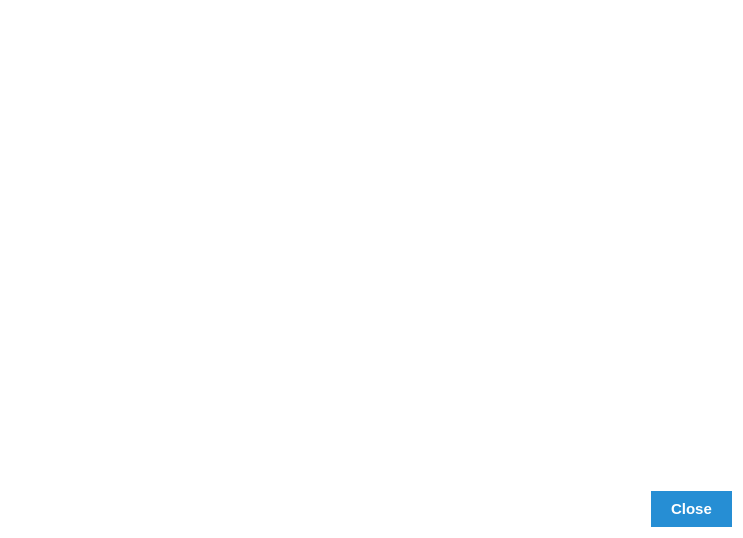
<?xml version="1.0" encoding="UTF-8"?>
<ui version="4.0">
 <class>SettingsDialog</class>
 <widget class="QDialog" name="SettingsDialog">
  <property name="geometry">
   <rect>
    <x>0</x>
    <y>0</y>
    <width>743</width>
    <height>538</height>
   </rect>
  </property>
  <property name="windowTitle">
   <string>Settings</string>
  </property>
  <property name="styleSheet">
   <string notr="true">QDialog#SettingsDialog
{
background-color: rgb(255, 255, 255);
}

QLabel
{
color: rgb(0, 0, 0);
}

QPushButton
{
color: white;
background-color: rgb(38, 142, 212);
border: 0;
padding: 10px;
font-size: 15px;
font-weight: bold;
height: 16px;
padding-left: 20px;
padding-right: 20px;
}

QPushButton:pressed
{
background-color: rgb(20, 122, 192);
}

QPushButton:disabled
{
background-color: rgb(112, 112, 112);
color: rgb(255, 255, 255);
}

QLineEdit
{
border: 1px solid rgb(46, 46, 46);
padding-left: 10px;
height: 16px;
color: rgb(0, 0, 0);
}

QLineEdit[readOnly=&quot;true&quot;]
{
background-color: rgb(230, 230, 230);
}

QLineEdit:!enabled
{
border: 1px solid rgb(180, 180, 180);
}

QCheckBox
{
color: rgb(0, 0, 0);
}

QCheckBox::indicator
{
width: 15px;
height: 15px;
background-color: rgb(255, 255, 255);
border: 2px solid rgb(46, 46, 46);
color: black;
}

QCheckBox::indicator:checked
{
image: url(:/icons/images/icons/checked.png)
}

QComboBox
{
border: 1px solid rgb(46, 46, 46);
background-color: white;
color: black;
padding-left: 5px;
height: 16px;
}

QComboBox::drop-down
{
border: 0px;
}

QComboBox::down-arrow
{
image: url(:/icons/images/icons/down-arrow.png);
width: 16px;
height: 16px;
padding-right: 5px;
}

QComboBox:disabled
{
background-color: rgb(220, 220, 220);
}


QScrollBar:vertical
{
background: rgb(255, 255, 255);
}

QScrollBar::handle:vertical
{
background: rgb(12, 65, 157);
}

QScrollBar::add-line:vertical, QScrollBar::sub-line:vertical
{
border: none;
background: none;
}

QSpinBox
{
border: 1px solid rgb(46, 46, 46);
padding-right: 10px;
height: 16px;
}

QSpinBox::up-button
{
border-image: url(:/icons/images/icons/sort_up_arrow.png);
width: 20px;
}

QSpinBox::down-button
{
border-image: url(:/icons/images/icons/sort_down_arrow.png);
width: 20px;
}</string>
  </property>
  <property name="modal">
   <bool>true</bool>
  </property>
  <layout class="QVBoxLayout" name="verticalLayout">
   <item>
    <spacer name="verticalSpacer">
     <property name="orientation">
      <enum>Qt::Vertical</enum>
     </property>
     <property name="sizeHint" stdset="0">
      <size>
       <width>20</width>
       <height>40</height>
      </size>
     </property>
    </spacer>
   </item>
   <item>
    <layout class="QHBoxLayout" name="horizontalLayout">
     <item>
      <spacer name="horizontalSpacer">
       <property name="orientation">
        <enum>Qt::Horizontal</enum>
       </property>
       <property name="sizeHint" stdset="0">
        <size>
         <width>40</width>
         <height>20</height>
        </size>
       </property>
      </spacer>
     </item>
     <item>
      <widget class="ShadowedButton" name="button_close">
       <property name="minimumSize">
        <size>
         <width>0</width>
         <height>32</height>
        </size>
       </property>
       <property name="font">
        <font>
         <pointsize>-1</pointsize>
         <weight>75</weight>
         <bold>true</bold>
        </font>
       </property>
       <property name="layoutDirection">
        <enum>Qt::RightToLeft</enum>
       </property>
       <property name="text">
        <string>Close</string>
       </property>
       <property name="iconSize">
        <size>
         <width>24</width>
         <height>24</height>
        </size>
       </property>
      </widget>
     </item>
    </layout>
   </item>
  </layout>
 </widget>
 <customwidgets>
  <customwidget>
   <class>ShadowedButton</class>
   <extends>QPushButton</extends>
   <header>parsec.core.gui.custom_widgets</header>
  </customwidget>
 </customwidgets>
 <resources/>
 <connections/>
</ui>
